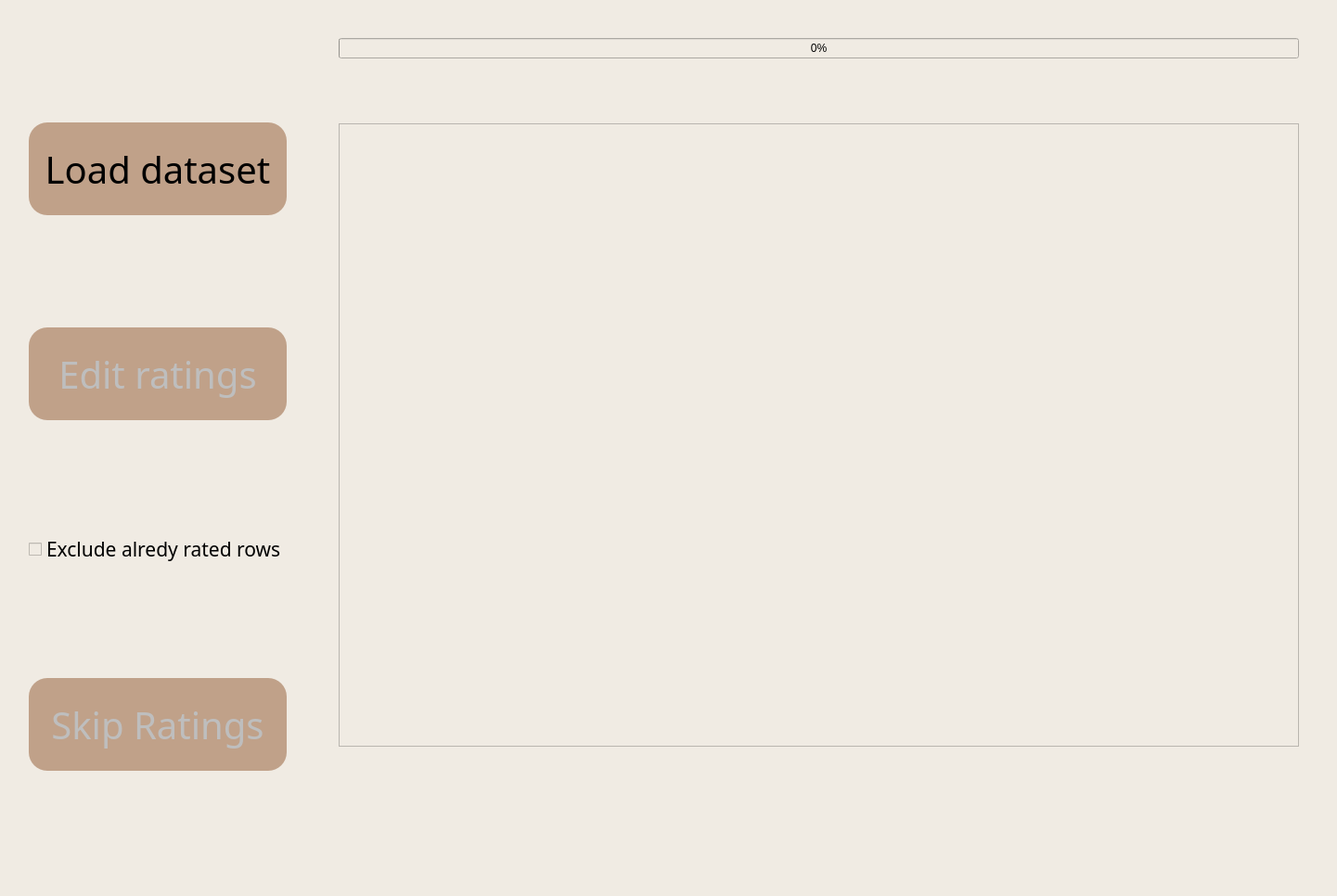
<?xml version="1.0" encoding="UTF-8"?>
<ui version="4.0">
 <class>Form</class>
 <widget class="QWidget" name="Form">
  <property name="geometry">
   <rect>
    <x>0</x>
    <y>0</y>
    <width>1441</width>
    <height>966</height>
   </rect>
  </property>
  <property name="windowTitle">
   <string>Movie and TV series recommendation system</string>
  </property>
  <property name="windowIcon">
   <iconset>
    <normaloff>../images/video.png</normaloff>../images/video.png</iconset>
  </property>
  <property name="styleSheet">
   <string notr="true">background-color: rgb(240, 235, 227);</string>
  </property>
  <layout class="QGridLayout" name="gridLayout">
   <item row="0" column="0">
    <layout class="QVBoxLayout" name="verticalLayout_3" stretch="2,2,1,2">
     <property name="spacing">
      <number>0</number>
     </property>
     <property name="sizeConstraint">
      <enum>QLayout::SetDefaultConstraint</enum>
     </property>
     <property name="leftMargin">
      <number>20</number>
     </property>
     <property name="rightMargin">
      <number>20</number>
     </property>
     <item>
      <widget class="QPushButton" name="ButtonLoadDataset">
       <property name="minimumSize">
        <size>
         <width>0</width>
         <height>100</height>
        </size>
       </property>
       <property name="font">
        <font>
         <family>Rockwell</family>
         <pointsize>30</pointsize>
         <weight>50</weight>
         <bold>false</bold>
         <strikeout>false</strikeout>
        </font>
       </property>
       <property name="layoutDirection">
        <enum>Qt::LeftToRight</enum>
       </property>
       <property name="styleSheet">
        <string notr="true">background-color: rgb(192, 161, 137);
border-radius: 20px;</string>
       </property>
       <property name="text">
        <string>Load dataset</string>
       </property>
      </widget>
     </item>
     <item>
      <widget class="QPushButton" name="EditRatings">
       <property name="enabled">
        <bool>false</bool>
       </property>
       <property name="sizePolicy">
        <sizepolicy hsizetype="Minimum" vsizetype="Maximum">
         <horstretch>0</horstretch>
         <verstretch>30</verstretch>
        </sizepolicy>
       </property>
       <property name="minimumSize">
        <size>
         <width>0</width>
         <height>100</height>
        </size>
       </property>
       <property name="font">
        <font>
         <family>Rockwell</family>
         <pointsize>30</pointsize>
         <weight>50</weight>
         <bold>false</bold>
         <strikeout>false</strikeout>
        </font>
       </property>
       <property name="styleSheet">
        <string notr="true">background-color: rgb(192, 161, 137);
border-radius: 20px;</string>
       </property>
       <property name="text">
        <string>Edit ratings</string>
       </property>
      </widget>
     </item>
     <item>
      <widget class="QCheckBox" name="checkBox">
       <property name="minimumSize">
        <size>
         <width>50</width>
         <height>30</height>
        </size>
       </property>
       <property name="font">
        <font>
         <family>Rockwell</family>
         <pointsize>16</pointsize>
        </font>
       </property>
       <property name="text">
        <string>Exclude alredy rated rows</string>
       </property>
       <property name="iconSize">
        <size>
         <width>40</width>
         <height>40</height>
        </size>
       </property>
       <property name="checkable">
        <bool>true</bool>
       </property>
       <property name="checked">
        <bool>false</bool>
       </property>
      </widget>
     </item>
     <item>
      <widget class="QPushButton" name="SkipRatingsButton">
       <property name="enabled">
        <bool>false</bool>
       </property>
       <property name="minimumSize">
        <size>
         <width>0</width>
         <height>100</height>
        </size>
       </property>
       <property name="font">
        <font>
         <family>Rockwell</family>
         <pointsize>30</pointsize>
         <weight>50</weight>
         <bold>false</bold>
         <strikeout>false</strikeout>
        </font>
       </property>
       <property name="layoutDirection">
        <enum>Qt::LeftToRight</enum>
       </property>
       <property name="styleSheet">
        <string notr="true">background-color: rgb(192, 161, 137);
border-radius: 20px;</string>
       </property>
       <property name="text">
        <string>Skip Ratings</string>
       </property>
      </widget>
     </item>
    </layout>
   </item>
   <item row="0" column="1">
    <layout class="QVBoxLayout" name="verticalLayout_2">
     <property name="spacing">
      <number>10</number>
     </property>
     <property name="leftMargin">
      <number>30</number>
     </property>
     <property name="topMargin">
      <number>30</number>
     </property>
     <property name="rightMargin">
      <number>30</number>
     </property>
     <property name="bottomMargin">
      <number>30</number>
     </property>
     <item>
      <widget class="QProgressBar" name="progressBar">
       <property name="value">
        <number>0</number>
       </property>
       <property name="textVisible">
        <bool>true</bool>
       </property>
      </widget>
     </item>
     <item>
      <widget class="QLabel" name="labelFileName">
       <property name="font">
        <font>
         <family>Rockwell</family>
         <pointsize>28</pointsize>
        </font>
       </property>
       <property name="layoutDirection">
        <enum>Qt::RightToLeft</enum>
       </property>
       <property name="styleSheet">
        <string notr="true"/>
       </property>
       <property name="text">
        <string/>
       </property>
       <property name="alignment">
        <set>Qt::AlignCenter</set>
       </property>
      </widget>
     </item>
     <item>
      <widget class="QTableWidget" name="tableWidget"/>
     </item>
     <item>
      <widget class="QLabel" name="labelRows">
       <property name="font">
        <font>
         <family>Rockwell</family>
         <pointsize>28</pointsize>
        </font>
       </property>
       <property name="text">
        <string/>
       </property>
       <property name="alignment">
        <set>Qt::AlignCenter</set>
       </property>
      </widget>
     </item>
     <item>
      <widget class="QLabel" name="labelRatings">
       <property name="font">
        <font>
         <family>Rockwell</family>
         <pointsize>28</pointsize>
        </font>
       </property>
       <property name="text">
        <string/>
       </property>
       <property name="alignment">
        <set>Qt::AlignCenter</set>
       </property>
      </widget>
     </item>
    </layout>
   </item>
  </layout>
 </widget>
 <resources/>
 <connections/>
</ui>
